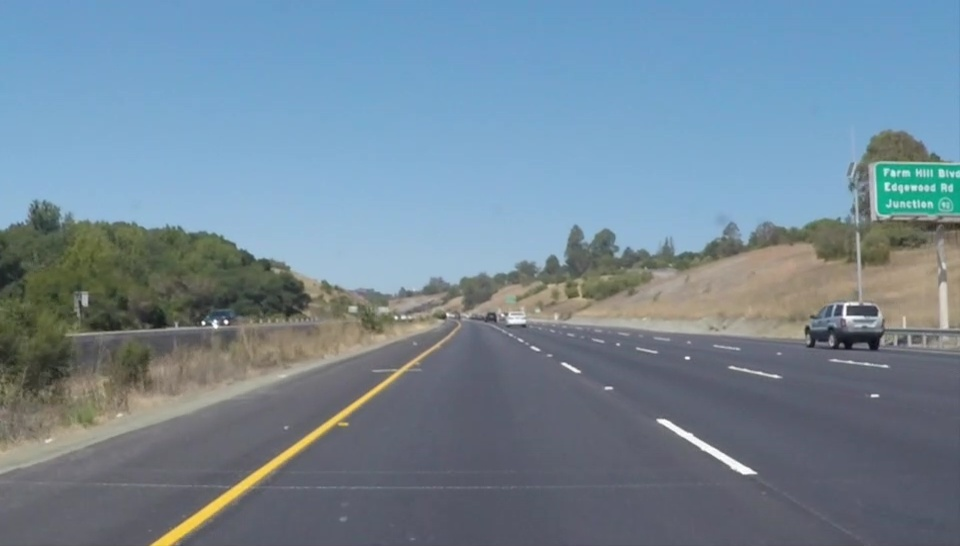
#> input picture test_images/fucked.jpg, 960 x 546 px
$ python test.py
#> lines starting #> are read from the running program, lines starting #| are printed output that depends on the picture; after the words box and inside, x2 and y2 are one past the last pixel; in counts of white or black regions, pixels touching at a corner belong together
#> further down, image is the input picture: shape (546, 960, 3); mean R, G, B 114.8, 135.2, 150.4
import matplotlib.pyplot as plt
import matplotlib.image as mpimg
import numpy as np
import cv2
import sys
from moviepy.editor import VideoFileClip
from IPython.display import HTML

def region_of_interest(img, vertices):
    """
    Applies an image mask.

    Only keeps the region of the image defined by the polygon
    formed from `vertices`. The rest of the image is set to black.
    """
    #defining a blank mask to start with
    mask = np.zeros_like(img)

    #defining a 3 channel or 1 channel color to fill the mask with depending on the input image
    if len(img.shape) > 2:
        channel_count = img.shape[2]  # i.e. 3 or 4 depending on your image
        ignore_mask_color = (255,) * channel_count
    else:
        ignore_mask_color = 255

    #filling pixels inside the polygon defined by "vertices" with the fill color
    cv2.fillPoly(mask, vertices, ignore_mask_color)

    #returning the image only where mask pixels are nonzero
    masked_image = cv2.bitwise_and(img, mask)
    return masked_image

def draw_lines(img, lines, color=[255, 0, 0], thickness=2):
    for line in lines:
        for x1,y1,x2,y2 in line:
            cv2.line(img, (x1, y1), (x2, y2), color, thickness)

def hough_lines(img, rho, theta, threshold, min_line_len, max_line_gap):
    lines = cv2.HoughLinesP(img, rho, theta, threshold, np.array([]), minLineLength=min_line_len, maxLineGap=max_line_gap)
    line_img = np.zeros((*img.shape, 3), dtype=np.uint8)
    draw_lines(line_img, lines)
    return line_img

def process_image(image):
    result = np.copy(image)

    combined_region = np.copy(image)
    ysize = image.shape[0]
#> ysize = 546
    xsize = image.shape[1]
#> xsize = 960

    # region vertices
    left_bottom = [130, ysize]
#> left_bottom = [130, 546]
    right_bottom = [940, ysize]
#> right_bottom = [940, 546]
    apex = [480, 300]

    # color selection
    # select while line region
    red_threshold = 200
    green_threshold = 200
    blue_threshold = 200
    rgb_threshold = [red_threshold, green_threshold, blue_threshold]
    white_thresholds = (image[:,:,0] < rgb_threshold[0]) | \
                        (image[:,:,1] < rgb_threshold[1]) | \
                        (image[:,:,2] < rgb_threshold[2])
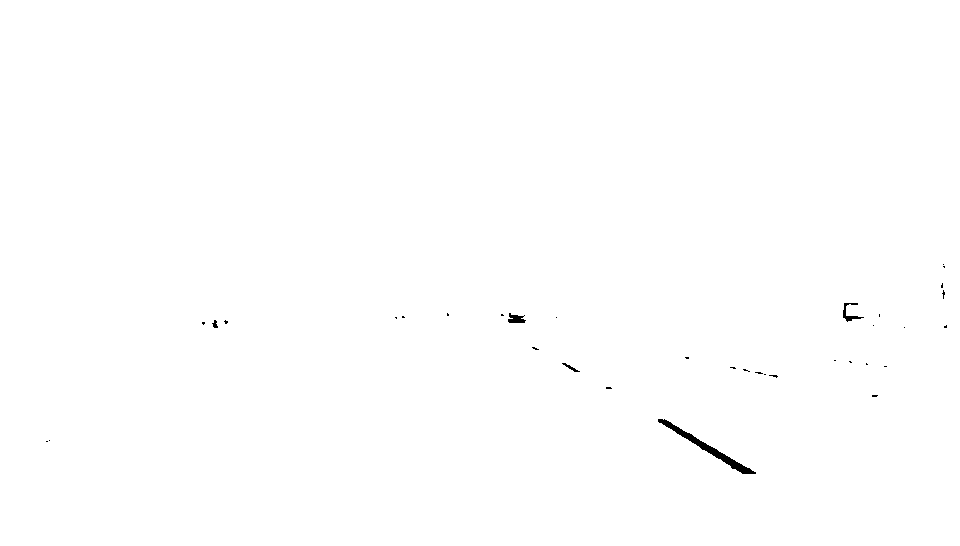
#> white_thresholds: shape (546, 960) bool; 99.8% white; 35 black regions (30 under 20 px), largest, box (x1, y1, x2, y2) and area: (658, 419, 756, 474) 679, (843, 303, 864, 322) 120, (508, 313, 526, 323) 117, (562, 363, 580, 372) 45, (212, 320, 218, 328) 29

    # white_color_select[white_thresholds] = [0,0,0]

    vertices = [np.array([left_bottom, right_bottom, apex], dtype=type(apex[0]))]
#> vertices = [[[130, 546], [940, 546], [480, 300]]]
    masked_image = region_of_interest(image, vertices)
#> in region_of_interest, `cv2.fillPoly(mask, vertices, ignore_mask_color)`:
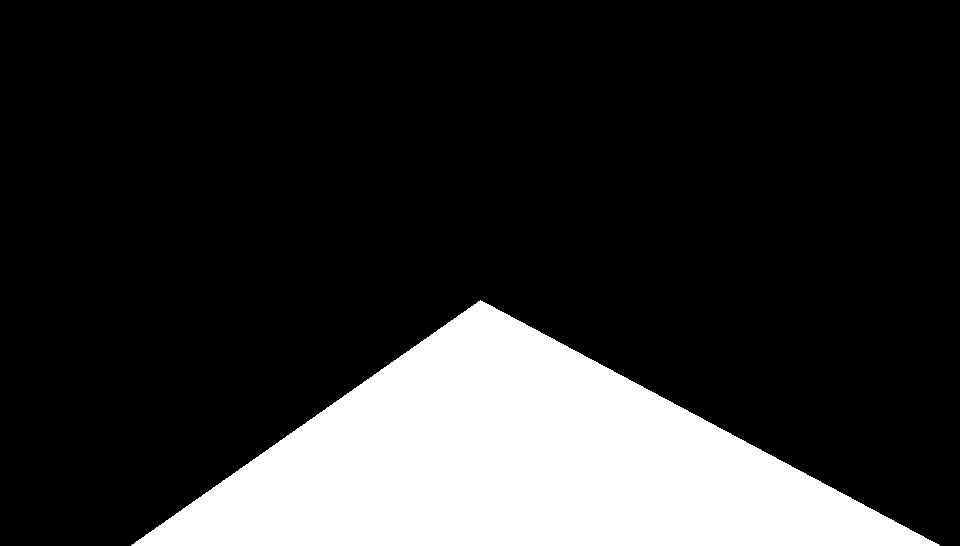
#> mask: shape (546, 960, 3); 19% white; 1 white region, box (x1, y1, x2, y2) and area: (131, 300, 940, 546) 99789
#> in region_of_interest, `masked_image = cv2.bitwise_and(img, mask)`:
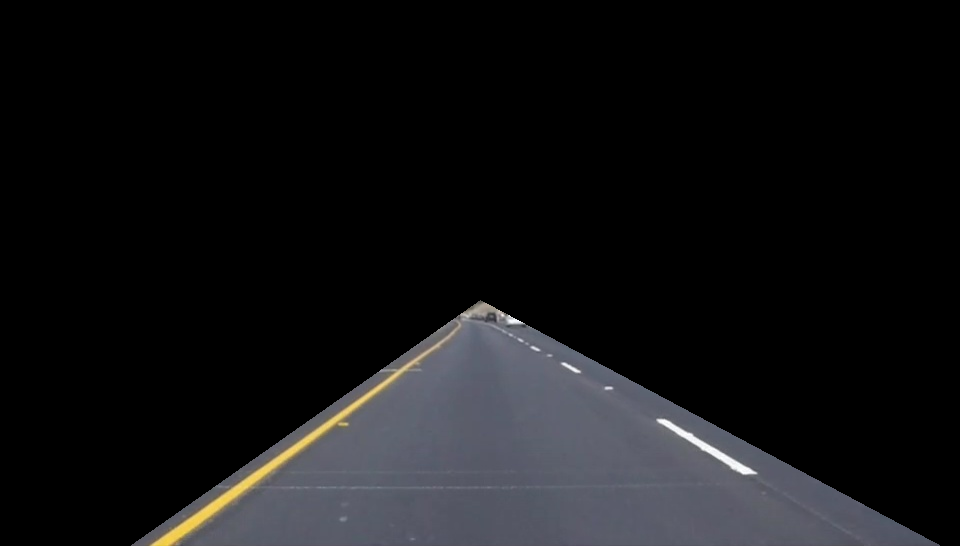
#> masked_image: shape (546, 960, 3); mean R, G, B 18.8, 19.1, 20.7

    # plt.imshow(masked_image, cmap = 'gray')
    # plt.show()

    # select yellow line
    red_threshold = 180
    green_threshold = 180
    blue_threshold_down = 0
    blue_threshold_up = 200
    yellow_rgb_threshold = [red_threshold, green_threshold, blue_threshold]
    yellow_thresholds = (image[:,:,0] < red_threshold) | \
                        (image[:,:,1] < green_threshold) | \
                        (image[:,:,2] < blue_threshold_down) | \
                        (image[:,:,2] > blue_threshold_up)
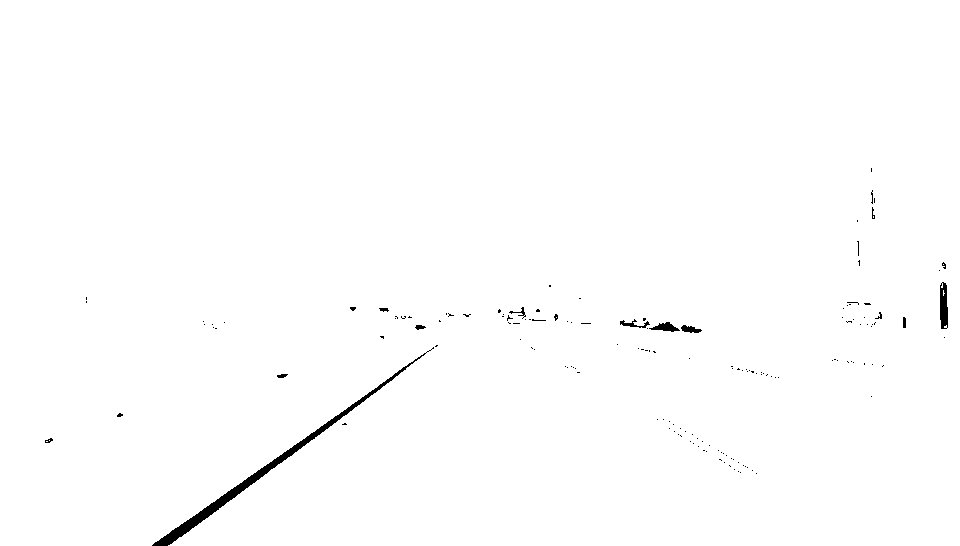
#> yellow_thresholds: shape (546, 960) bool; 99.4% white; 154 black regions (141 under 20 px), largest, box (x1, y1, x2, y2) and area: (152, 347, 434, 546) 2036, (940, 282, 948, 329) 311, (649, 322, 680, 332) 159

    combined_region[yellow_thresholds & white_thresholds] = [0,0,0]
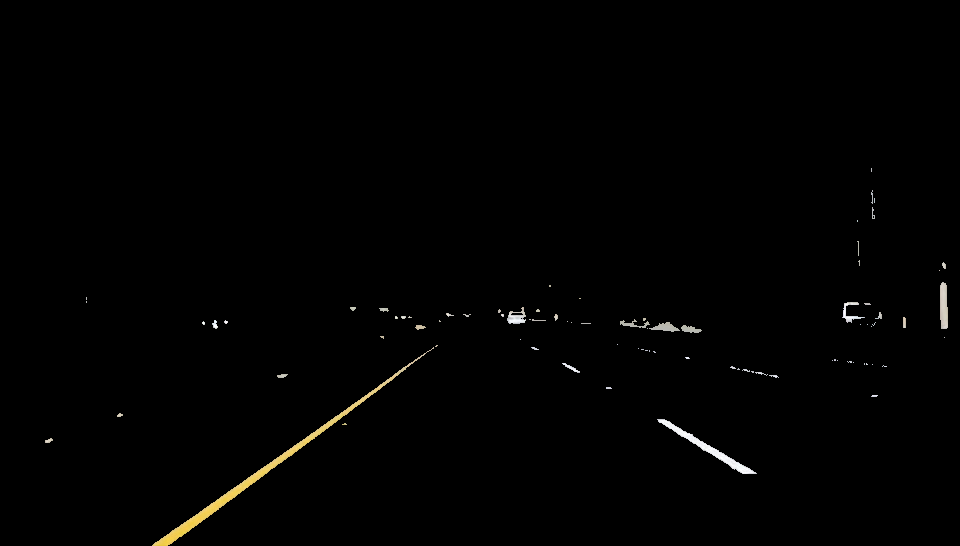
#> combined_region: shape (546, 960, 3); mean R, G, B 1.9, 1.8, 1.4
    # plt.imshow(combined_region, cmap = 'gray')
    # plt.show()

    # change to grayscale
    grayImg = cv2.cvtColor(combined_region, cv2.COLOR_BGR2GRAY)

    # gaussian blur
    kernel_size = 3
    gaussianImg = cv2.GaussianBlur(grayImg, (kernel_size, kernel_size), 0)

    low_threshold = 70
    high_threshold = 100

    # canny
    cannyImg = cv2.Canny(gaussianImg, low_threshold, high_threshold)
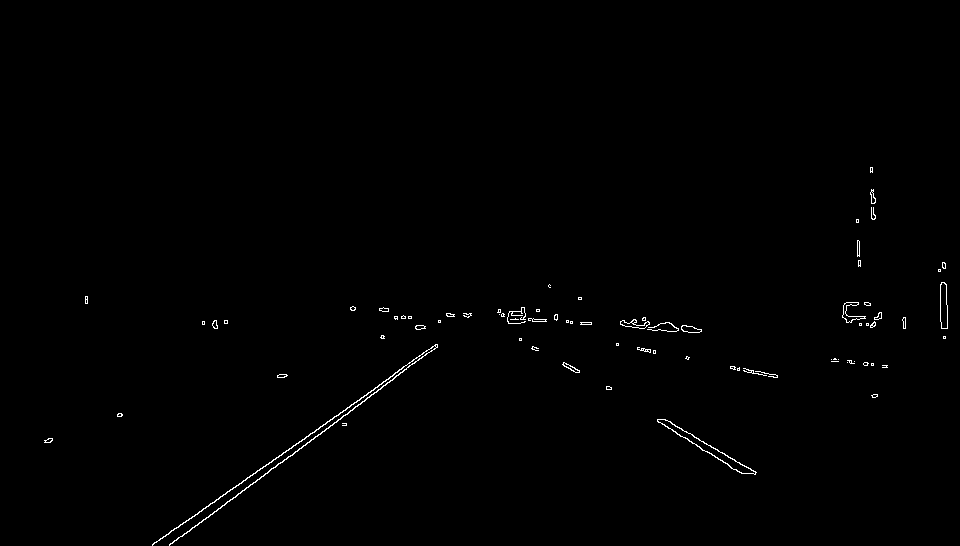
#> cannyImg: shape (546, 960); 0.54% white in thin lines or dots, all inside (x1, y1, x2, y2) = (44, 167, 948, 546)
    # plt.imshow(cannyImg, cmap = 'gray')
    # plt.show()
    # region select
    vertices = [np.array([left_bottom, right_bottom, apex], dtype=type(apex[0]))]
    masked_image = region_of_interest(cannyImg, vertices)
#> in region_of_interest (call 2), `masked_image = cv2.bitwise_and(img, mask)`:
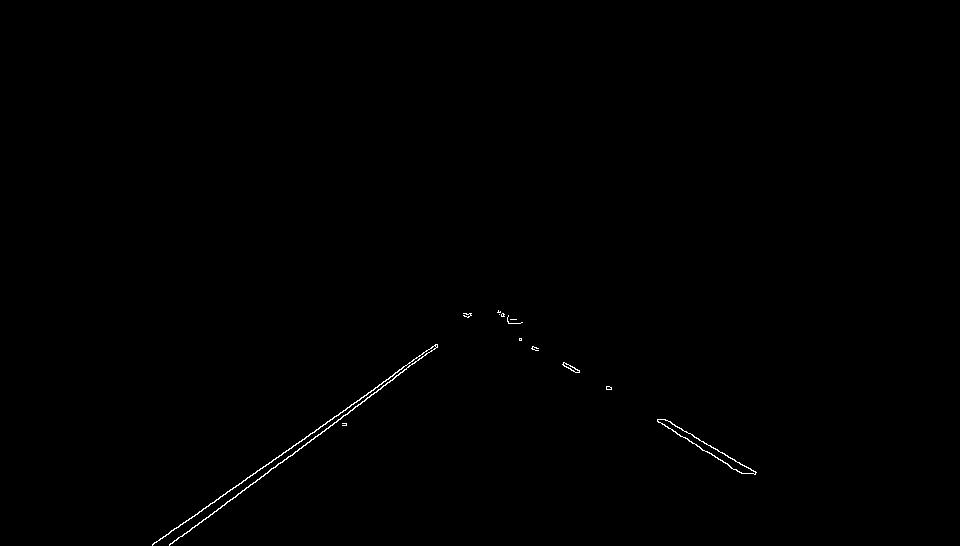
#> masked_image: shape (546, 960); 0.27% white in thin lines or dots, all inside (x1, y1, x2, y2) = (152, 310, 757, 546)

    # plt.imshow(masked_image, cmap = 'gray')
    # plt.show()
    # hough lines
    rho = 2 # distance resolution in pixels of the Hough grid
    theta = 1*np.pi/180 # angular resolution in radians of the Hough grid
    threshold = 30     # minimum number of votes (intersections in Hough grid cell)
    min_line_length = 11 #minimum number of pixels making up a line
    max_line_gap = 2 # maximum gap in pixels between connectable line segments

    lines = cv2.HoughLinesP(masked_image, rho, theta, threshold, np.array([]), minLineLength=min_line_length, maxLineGap=max_line_gap)
#> lines = 22 rows, first 6: [182, 536, 318, 434], [404, 369, 437, 346], [152, 544, 393, 375], [699, 440, 756, 472], [657, 420, 730, 466], [357, 406, 390, 380]

    # classify left and right lanes
    left_lines = []
    right_lines = []
    for line in lines:
        for x1,y1,x2,y2 in line:
            if((y2 - y1) / (x2 - x1) > 0):
                left_lines.append(line)
            else:
                right_lines.append(line)
#> this loop made 22 passes
#> line on passes 1 to 12: [[182, 536, 318, 434]], [[404, 369, 437, 346]], [[152, 544, 393, 375]], [[699, 440, 756, 472]], [[657, 420, 730, 466]], [[357, 406, 390, 380]], [[563, 362, 579, 371]], [[419, 356, 435, 344]], [[664, 419, 682, 429]], [[282, 462, 313, 438]], [[562, 364, 576, 372]], [[345, 415, 362, 401]]
#> after the loop, left_lines = [[[699, 440, 756, 472]], [[657, 420, 730, 466]], [[563, 362, 579, 371]], [[664, 419, 682, 429]], [[562, 364, 576, 372]], [[703, 442, 718, 450]], [[729, 466, 741, 473]], [[675, 426, 693, 435]], [[709, 452, 728, 464]]]; right_lines = 13 items, first 6: [[182, 536, 318, 434]], [[404, 369, 437, 346]], [[152, 544, 393, 375]], [[357, 406, 390, 380]], [[419, 356, 435, 344]], [[282, 462, 313, 438]]
    draw_lines(result, right_lines)
#> the loop in draw_lines, `for line in lines:` made 13 passes
#> line on passes 1 to 12: [[182, 536, 318, 434]], [[404, 369, 437, 346]], [[152, 544, 393, 375]], [[357, 406, 390, 380]], [[419, 356, 435, 344]], [[282, 462, 313, 438]], [[345, 415, 362, 401]], [[169, 545, 233, 497]], [[389, 382, 400, 372]], [[301, 448, 330, 425]], [[395, 372, 424, 352]], [[259, 470, 332, 419]]
    return result


image = mpimg.imread('test_images/fucked.jpg')
outImg = process_image(image)
plt.imshow(outImg, cmap = 'gray')
#> (this line was passed over: IPython is not available in this run)
plt.show()
#> (the run stopped early here; a loop or call above may not have finished)
